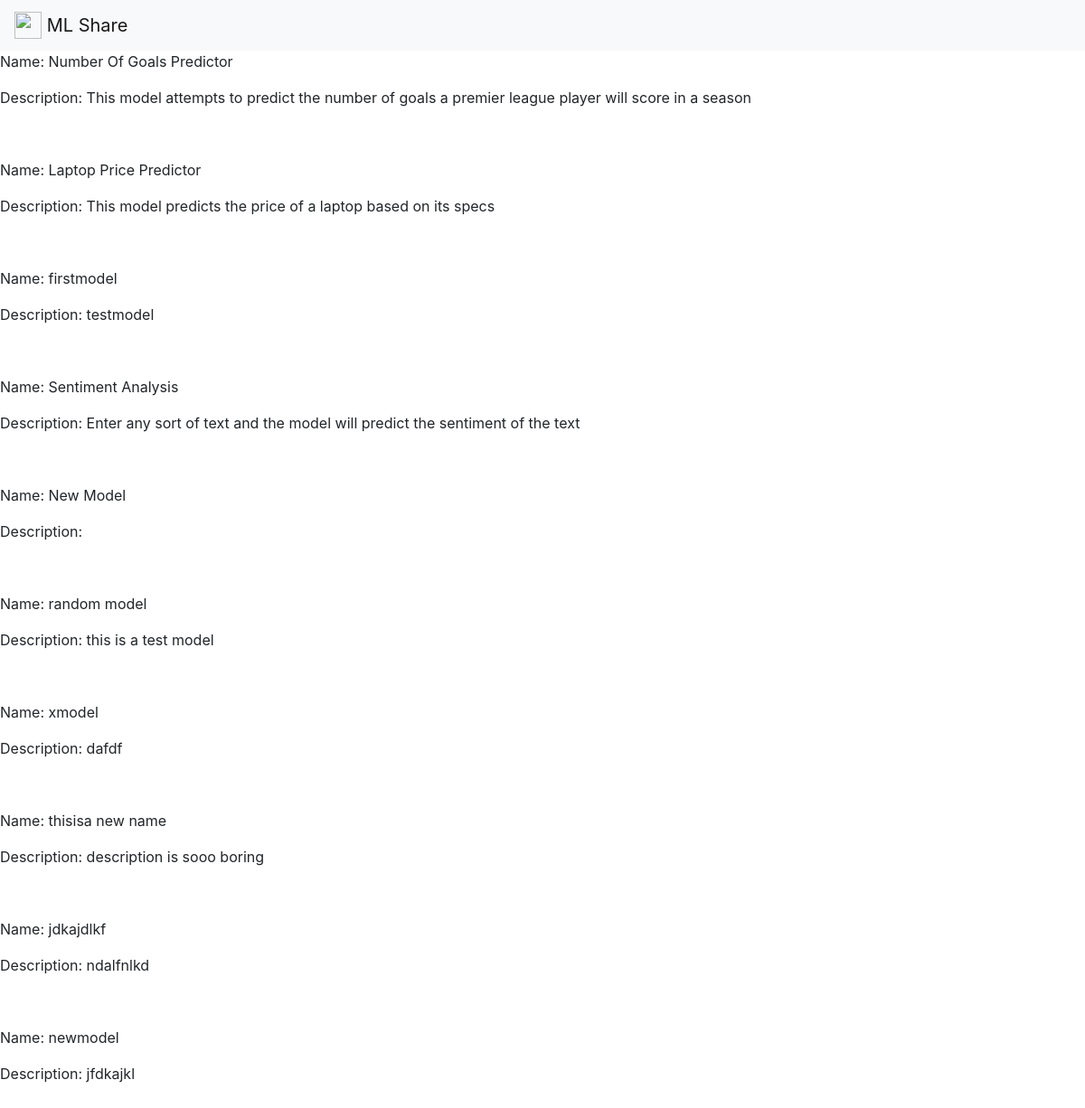
Before: /view with the older database file.
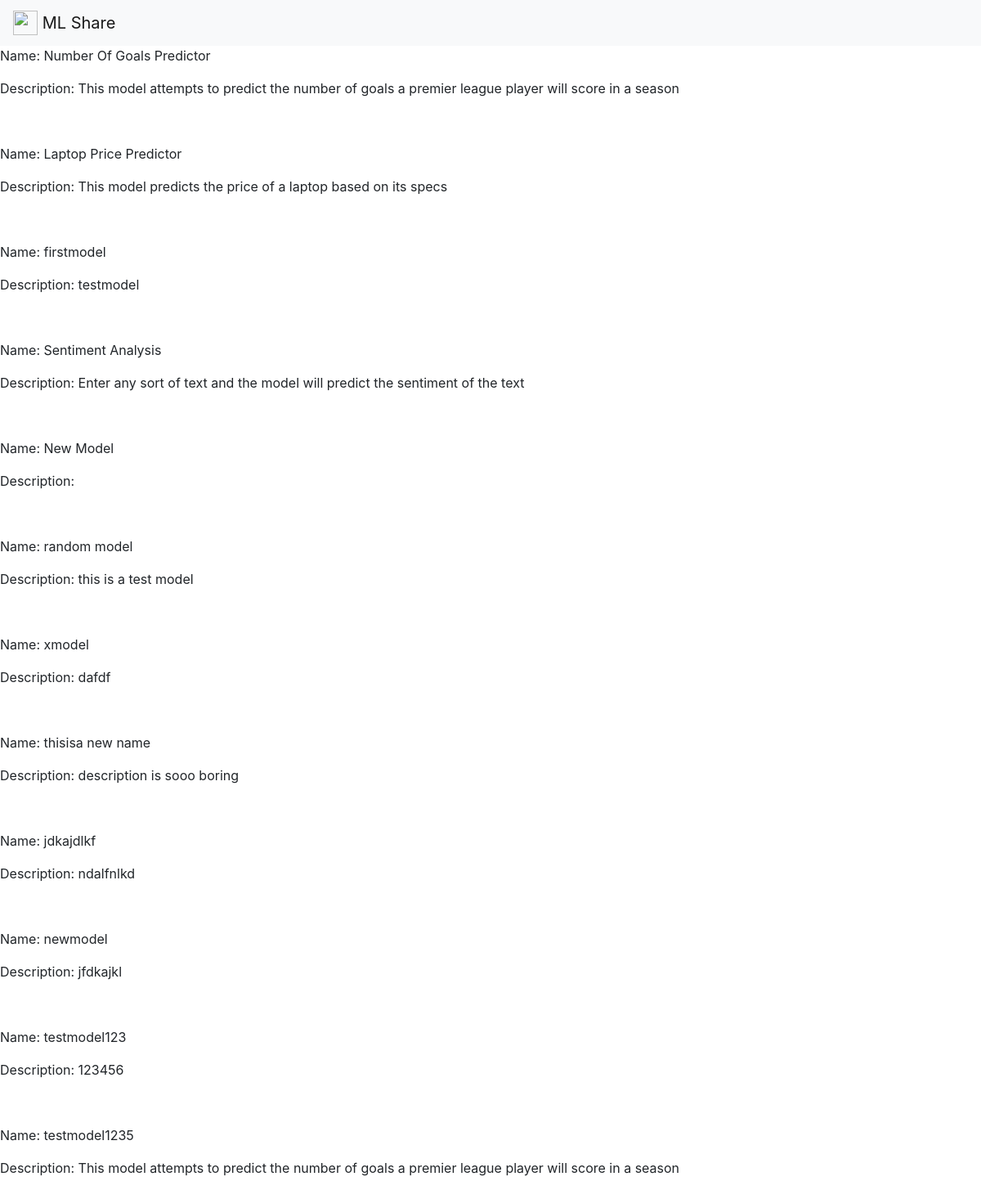
After: the same page with the newer database file.
### main.py (models this page shows, shortened)
class models(db.Model):
    _id = db.Column("id", db.Integer, primary_key=True)
    filename = db.Column(db.String(50))
    filedescription = db.Column(db.String(200))
    data = db.Column(db.LargeBinary)

### main.py (the view)
@app.route("/view")
def view():
    return render_template("view.html", values=models.query.all())

### templates/view.html (shortened to what this page needs)
{% extends "base.html" %}
{% block content %}
    {% for item in values %}
        <p>Name: {{item.filename}}</p>
        <p>Description: {{item.filedescription}}</p>
        <p>&ensp;</p>
    {% endfor %}
{% endblock %}

### templates/base.html (shortened to what this page needs)
<html>
<head>
    <link rel="stylesheet" href="https://cdn.jsdelivr.net/npm/bootstrap@4.3.1/dist/css/bootstrap.min.css">
</head>
    <body>
        <nav class="navbar navbar-light bg-light">
            <a class="navbar-brand" href="/">
              <img src="https://i.ibb.co/2v01zsL/Picsart-22-05-31-11-33-37-042.jpg" width="30" height="30" class="d-inline-block align-top" alt="">
              ML Share
            </a>
          </nav>
        {% block content %}
        {% endblock %}
    </body>
</html>

Changed rows visible on the page:
added models: filename "testmodel123", filedescription "123456"
added models: filename "testmodel1235", filedescription "This model attempts to predict the number of goals a premier league player will score in a season"
